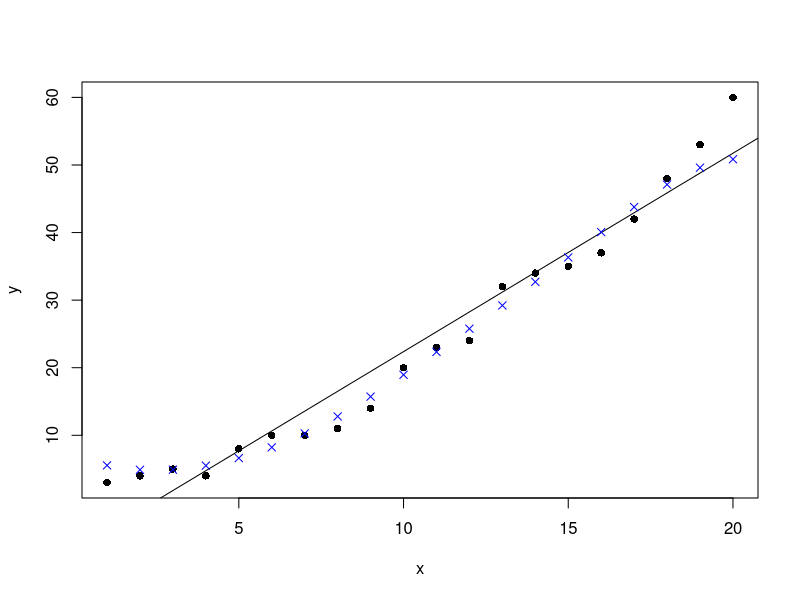
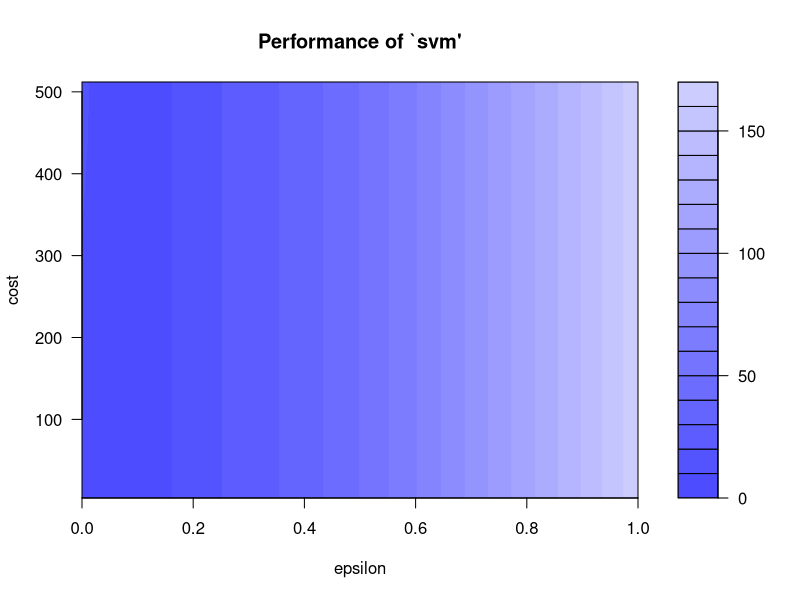
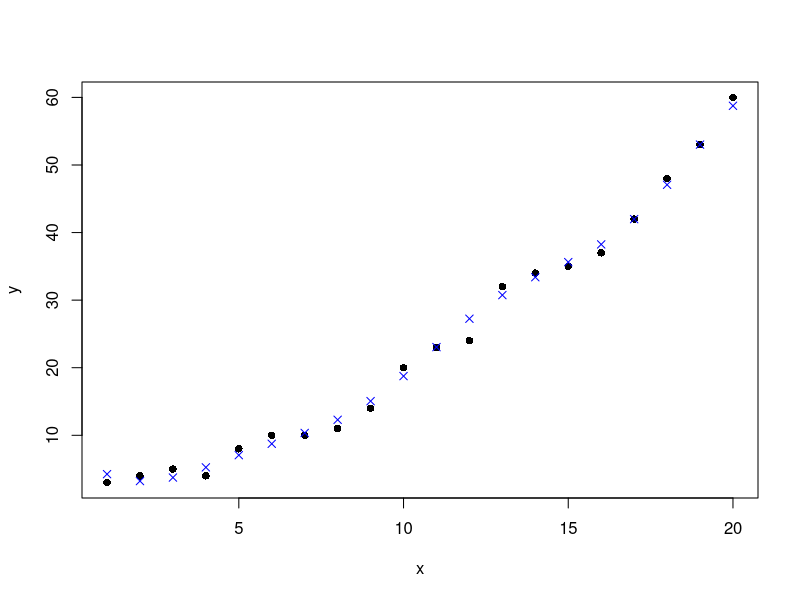

The R script that drew these images, in order:
# Test SVM model

x=c(1,2,3,4,5,6,7,8,9,10,11,12,13,14,15,16,17,18,19,20)
y=c(3,4,5,4,8,10,10,11,14,20,23,24,32,34,35,37,42,48,53,60)

#Create a data frame of the data
train=data.frame(x,y)

#Plot the dataset
plot(train,pch=16)

#Linear regression
model <- lm(y ~ x, train)

#Plot the model using abline
abline(model)

#SVM
library(e1071)

#Fit a model. The function syntax is very similar to lm function
model_svm <- svm(y ~ x , train)

#Use the predictions on the data
pred <- predict(model_svm, train)

#Plot the predictions and the plot to see our model fit
points(train$x, pred, col = "blue", pch=4)

#Linear model has a residuals part which we can extract and directly calculate rmse
error <- model$residuals 
lm_error <- sqrt(mean(error^2)) # 3.832974

#For svm, we have to manually calculate the difference between actual values (train$y) with our predictions (pred)
error_2 <- train$y - pred
svm_error <- sqrt(mean(error_2^2)) # 2.696281


# perform a grid search
svm_tune <- tune(svm, y ~ x, data = train,
                 ranges = list(epsilon = seq(0,1,0.01), cost = 2^(2:9))
)
print(svm_tune)

#Parameter tuning of ‘svm’:

# - sampling method: 10-fold cross validation 

#- best parameters:
# epsilon cost
#0 8

#- best performance: 2.872047 

#The best model
best_mod <- svm_tune$best.model
best_mod_pred <- predict(best_mod, train) 

error_best_mod <- train$y - best_mod_pred 

# this value can be different on your computer
# because the tune method randomly shuffles the data
best_mod_RMSE <- sqrt(mean(error_best_mod^2)) # 1.290738 
plot(svm_tune)

plot(train,pch=16)
points(train$x, best_mod_pred, col = "blue", pch=4)

